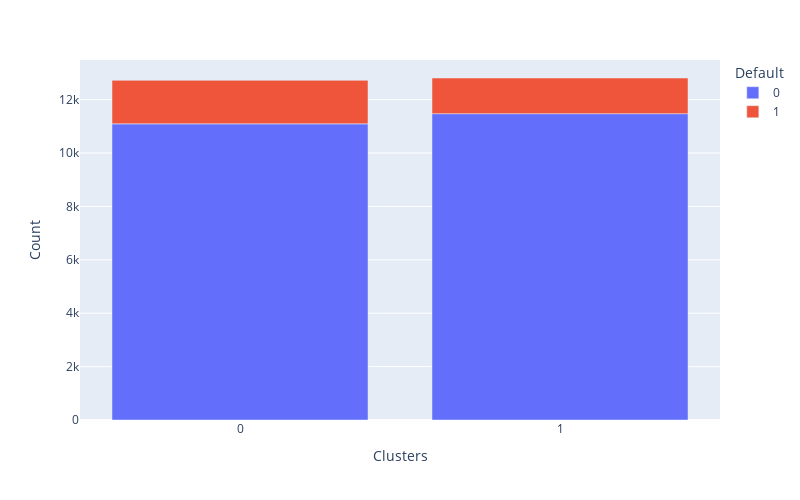
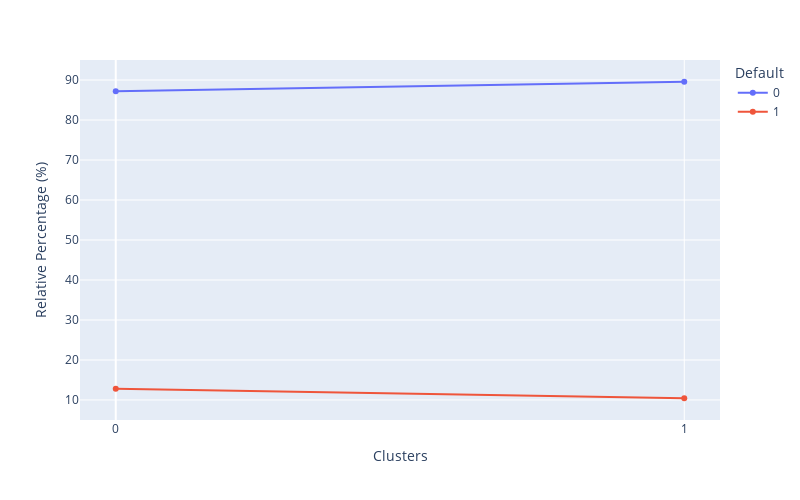

Here is the notebook cell these charts were saved with, in order:
### Markdown cell above
### Clusters distribution across Churn levels & Relative Percentage of Churn in each cluster

### Code cell
# We parse a DataFrame that contains Clusters and Churn levels. Both variables
# are categorical to visualize the distribution of Cluster in a bar plot and color by Churn level.
df_cluster_vs_churn=  df_churn.copy()
df_cluster_vs_churn['Clusters'] = X['Clusters']
cluster_distribution_per_variable(df=df_cluster_vs_churn, target='Default')

### Figure 1 — Plotly figure (JSON) as saved in the notebook; plotly's stock layout.template omitted (floating-point values rounded to 4 significant figures)
{"data": [{"alignmentgroup": "True", "hovertemplate": "Default=0<br>Clusters=%{x}<br>Count=%{y}<extra></extra>", "legendgroup": "0", "marker": {"color": "#636efa", "pattern": {"shape": ""}}, "name": "0", "offsetgroup": "0", "orientation": "v", "showlegend": true, "textposition": "auto", "type": "bar", "x": [0, 1], "xaxis": "x", "y": [11094, 11475], "yaxis": "y"}, {"alignmentgroup": "True", "hovertemplate": "Default=1<br>Clusters=%{x}<br>Count=%{y}<extra></extra>", "legendgroup": "1", "marker": {"color": "#EF553B", "pattern": {"shape": ""}}, "name": "1", "offsetgroup": "1", "orientation": "v", "showlegend": true, "textposition": "auto", "type": "bar", "x": [0, 1], "xaxis": "x", "y": [1629, 1336], "yaxis": "y"}], "layout": {"barmode": "relative", "height": 500, "legend": {"title": {"text": "Default"}, "tracegroupgap": 0}, "margin": {"t": 60}, "width": 800, "xaxis": {"anchor": "y", "domain": [0, 1], "tickmode": "array", "tickvals": [1, 0], "title": {"text": "Clusters"}}, "yaxis": {"anchor": "x", "domain": [0, 1], "title": {"text": "Count"}}}}

### Figure 2 — Plotly figure (JSON) as saved in the notebook; plotly's stock layout.template omitted (floating-point values rounded to 4 significant figures)
{"data": [{"hovertemplate": "Default=0<br>Clusters=%{x}<br>Relative Percentage (%)=%{y}<extra></extra>", "legendgroup": "0", "line": {"color": "#636efa", "dash": "solid"}, "marker": {"symbol": "circle"}, "mode": "markers+lines", "name": "0", "orientation": "v", "showlegend": true, "type": "scatter", "x": [0, 1], "xaxis": "x", "y": [87.2, 89.57], "yaxis": "y"}, {"hovertemplate": "Default=1<br>Clusters=%{x}<br>Relative Percentage (%)=%{y}<extra></extra>", "legendgroup": "1", "line": {"color": "#EF553B", "dash": "solid"}, "marker": {"symbol": "circle"}, "mode": "markers+lines", "name": "1", "orientation": "v", "showlegend": true, "type": "scatter", "x": [0, 1], "xaxis": "x", "y": [12.8, 10.43], "yaxis": "y"}], "layout": {"height": 500, "legend": {"title": {"text": "Default"}, "tracegroupgap": 0}, "margin": {"t": 60}, "width": 800, "xaxis": {"anchor": "y", "domain": [0, 1], "tickmode": "array", "tickvals": [1, 0], "title": {"text": "Clusters"}}, "yaxis": {"anchor": "x", "domain": [0, 1], "title": {"text": "Relative Percentage (%)"}}}}
